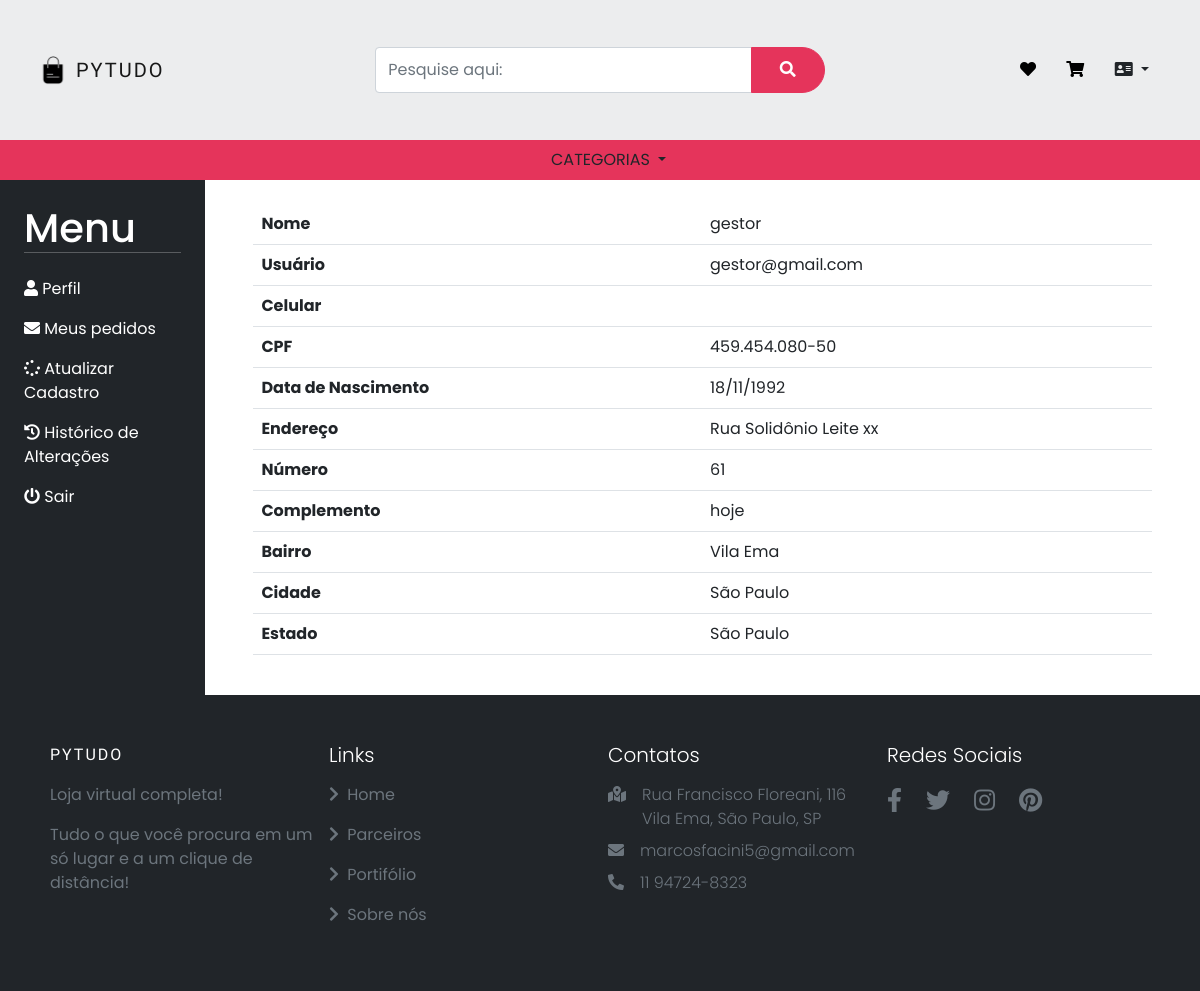
/usuarios/perfil_usuario/33 (signed in), run on an earlier commit of the app's database.
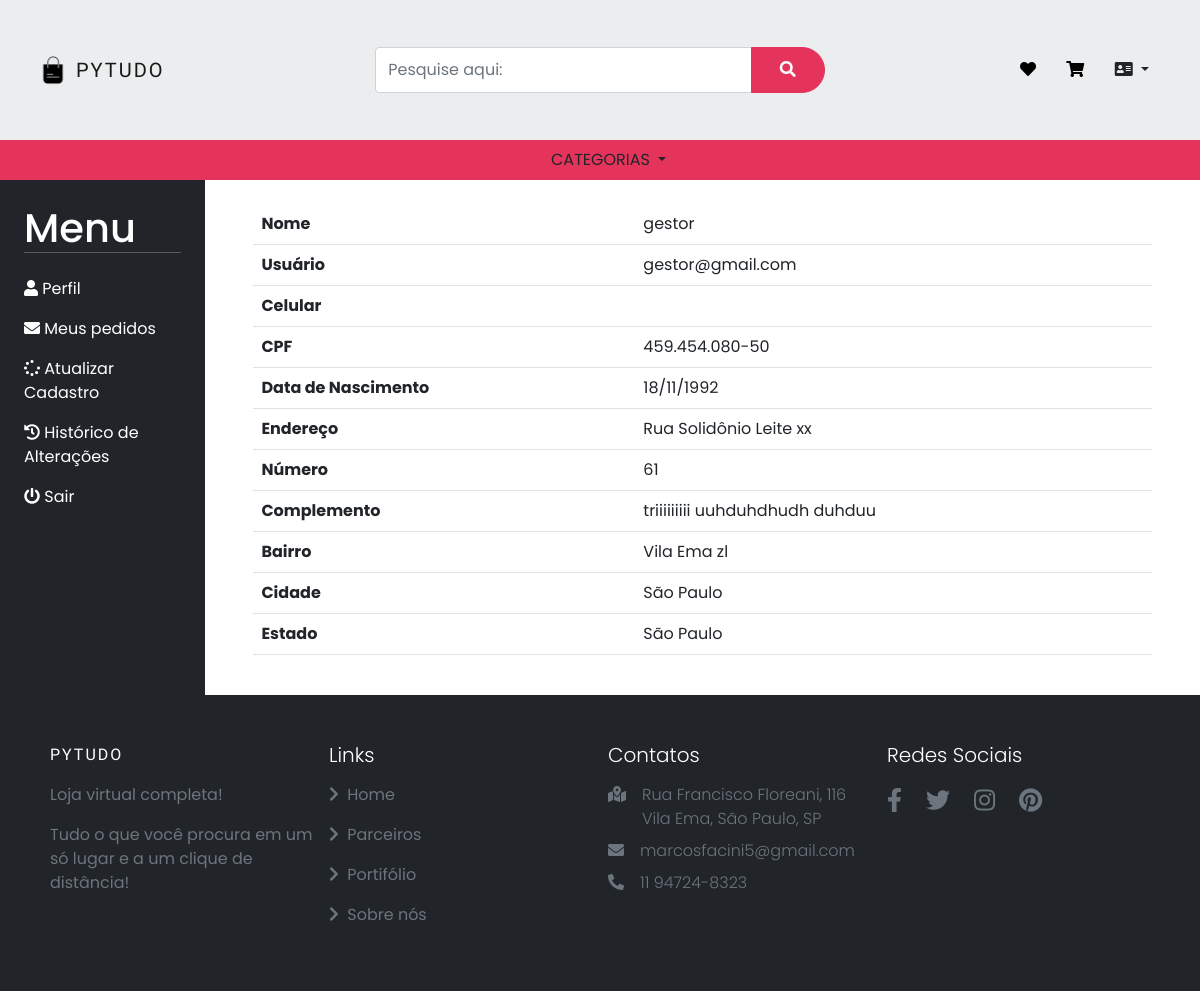
And on a later commit of the database.
### usuarios/models.py (models this page shows, shortened)
class Usuarios(models.Model):
    ESTADOS_BRASILEIROS = (
        ('AC', 'Acre'),
        ('AL', 'Alagoas'),
        ('AP', 'Amapá'),
        ('AM', 'Amazonas'),
        ('BA', 'Bahia'),
        ('CE', 'Ceará'),
        ('DF', 'Distrito Federal'),
        ('ES', 'Espírito Santo'),
        ('GO', 'Goiás'),
        ('MA', 'Maranhão'),
        ('MT', 'Mato Grosso'),
        ('MS', 'Mato Grosso do Sul'),
        ('MG', 'Minas Gerais'),
        ('PA', 'Pará'),
        ('PB', 'Paraíba'),
        ('PR', 'Paraná'),
        ('PE', 'Pernambuco'),
        ('PI', 'Piauí'),
        ('RJ', 'Rio de Janeiro'),
        ('RN', 'Rio Grande do Norte'),
        ('RS', 'Rio Grande do Sul'),
        ('RO', 'Rondônia'),
        ('RR', 'Roraima'),
        ('SC', 'Santa Catarina'),
        ('SP', 'São Paulo'),
        ('SE', 'Sergipe'),
        ('TO', 'Tocantins'),
    )
    usuario = models.ForeignKey(settings.AUTH_USER_MODEL, on_delete=models.CASCADE)
    nome = models.CharField(max_length=40)
    cpf = CPFField('CPF')
    data_de_nascimento = models.DateField()
    celular = PhoneNumberField(null=False, blank=False)
    endereco = models.CharField(max_length=50)
    numero_endereco = models.CharField(max_length=10)
    complemento = models.CharField(max_length=50, blank=True, null= True)
    bairro = models.CharField(max_length=30)
    cidade = models.CharField(max_length=30)
    estado = models.CharField(max_length=2, choices=ESTADOS_BRASILEIROS)
    data_atualizacao = models.DateTimeField(auto_now=True, null=True)

### usuarios/views.py (the view)
# urls.py: path('perfil_usuario/<int:user_id>', views.perfil_usuario, name='perfil_usuario'),
@login_required
def perfil_usuario(request, user_id):
    try:
        usuario = Usuarios.objects.get(usuario_id=user_id)
    except ObjectDoesNotExist:
        messages.add_message(request, constants.ERROR, 'Complete o cadastro primeiro para criar um perfil.')
        return redirect(f'/usuarios/info_adicional_usuario')
    return render(request, 'perfil_usuario.html', {'usuario': usuario})

### usuarios/templates/perfil_usuario.html (shortened to what this page needs)
{% extends 'base.html' %}
{% load static %}
{% block 'head' %}
    <link href="{% static 'usuarios/css/perfil_usuario.css' %}" rel="stylesheet">
{% endblock %}
{% block 'body' %}
<div class="container-fluid d-sm-flex align-items-stretch px-0">
  <nav class="sidebar bg-dark">
  <div class="p-4">
    <h1 class="m-0 text-white">Menu</h1>
    <hr class="mt-0 mb-4 text-white">
    <ul class="list-unstyled mb-2">
    <li class="my-3">
    <a href="{% url 'perfil_usuario' request.user.id %}"><span class="fa fa-user mr-3"></span> Perfil</a>
    </li>
    <li class="my-3">
    <a href="#"><span class="fa fa-envelope mr-3"></span> Meus pedidos</a>
    </li>
    <li class="my-3">
    <a href="{% url 'usuario_atualiza_cadastro' usuario.id %}"><span class="fa fa-spinner mr-3"></span> Atualizar Cadastro</a>
    </li>
    <li class="my-3">
    <a href="{% url 'alteracoes_usuario' usuario.id %}"><span class="fa fa-history mr-3"></span> Histórico de Alterações</a>
    </li>
    <li class="my-3">
    <a href="{% url 'account_logout' %}"><span class="fa fa-power-off mr-3"></span> Sair</a>
    </li>
    </ul>
  </div>
  </nav>
  <div class="container px-5 py-4">
    <div class="table-responsive">
      <table class="table">
          <tr>
            <td class="fw-bold">Nome</td>
            <td>{{usuario.nome}}</td>
          </tr>
          <tr>
            <td class="fw-bold">Usuário</td>
            <td>{{usuario.usuario}}</td>
          </tr>
          <tr>
            <td class="fw-bold">Celular</td>
            <td>{{usuario.celular.as_national}}</td>
          </tr>
          <tr>
            <td class="fw-bold">CPF</td>
            <td>{{usuario.cpf}}</td>
          </tr>
          <tr>
            <td class="fw-bold">Data de Nascimento</td>
            <td>{{usuario.data_de_nascimento|date:"d/m/Y"}}</td>
          </tr>
          <tr>
            <td class="fw-bold">Endereço</td>
            <td>{{usuario.endereco}}</td>
          </tr>
          <tr>
            <td class="fw-bold">Número</td>
            <td>{{usuario.numero_endereco}}</td>
          </tr>
          {% if usuario.complemento %}
          <tr>
            <td class="fw-bold">Complemento</td>
            <td>{{usuario.complemento}}</td>
          </tr>
          {% endif %}
          <tr>
            <td class="fw-bold">Bairro</td>
            <td>{{usuario.bairro}}</td>
          </tr>
          <tr>
            <td class="fw-bold">Cidade</td>
            <td>{{usuario.cidade}}</td>
          </tr>
          <tr>
            <td class="fw-bold">Estado</td>
            <td>{{usuario.get_estado_display}}</td>
          </tr>
      </table>
  </div>
  </div>
</div>
{% endblock %}

What changed in the data, as far as the page shows it:
changed Usuarios "gestor": complemento "hoje" → "triiiiiiiii uuhduhdhudh duhduu"; bairro "Vila Ema" → "Vila Ema zl"
